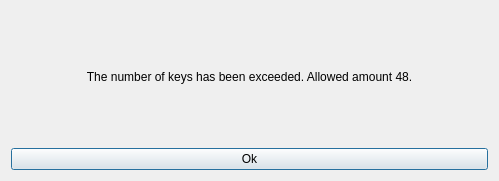
<?xml version="1.0" encoding="UTF-8"?>
<ui version="4.0">
 <class>LimitRows</class>
 <widget class="QDialog" name="LimitRows">
  <property name="geometry">
   <rect>
    <x>0</x>
    <y>0</y>
    <width>499</width>
    <height>181</height>
   </rect>
  </property>
  <property name="windowTitle">
   <string>Dialog</string>
  </property>
  <layout class="QGridLayout" name="gridLayout">
   <item row="0" column="0">
    <widget class="QLabel" name="l_warning">
     <property name="maximumSize">
      <size>
       <width>16777215</width>
       <height>16777215</height>
      </size>
     </property>
     <property name="text">
      <string>The number of keys has been exceeded. Allowed amount 48.</string>
     </property>
     <property name="alignment">
      <set>Qt::AlignCenter</set>
     </property>
    </widget>
   </item>
   <item row="1" column="0">
    <widget class="QPushButton" name="b_ok">
     <property name="text">
      <string>Ok</string>
     </property>
    </widget>
   </item>
  </layout>
 </widget>
 <resources/>
 <connections/>
</ui>
